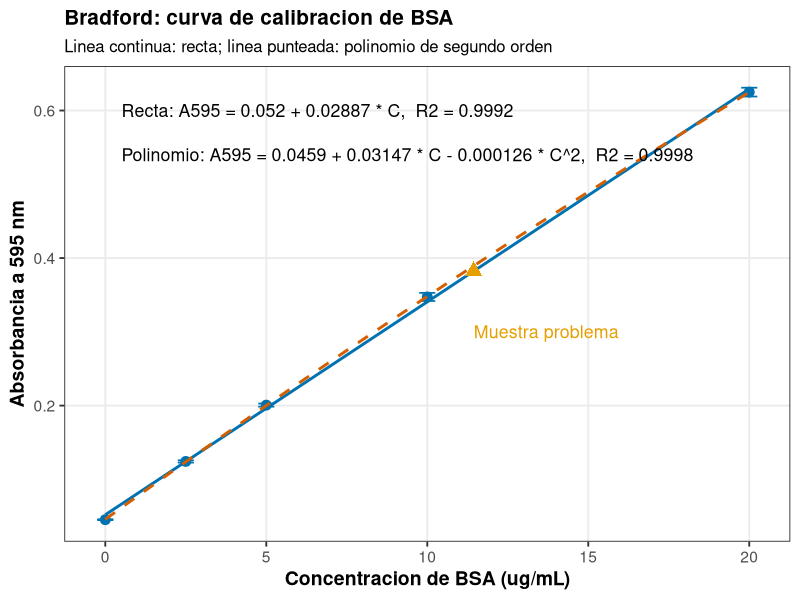
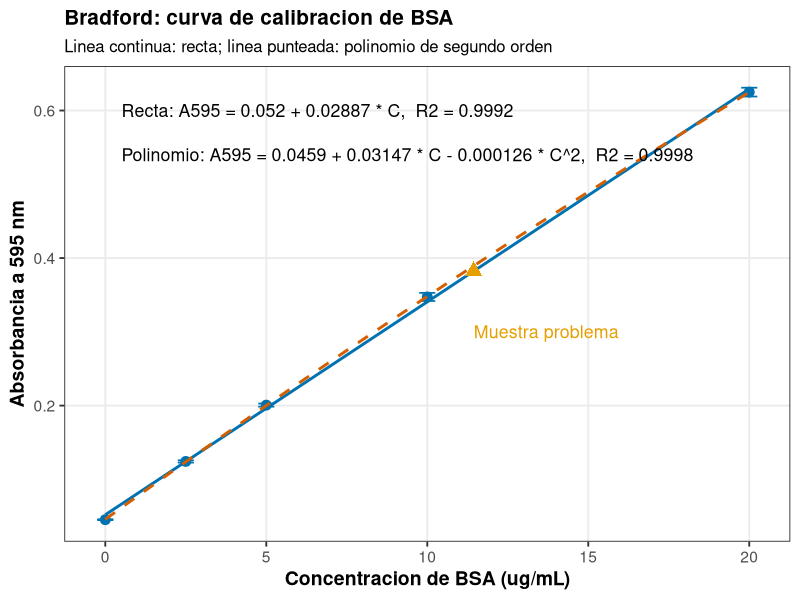

Write the R code that produced these figures, in order.
# ==========================================================================
# P3. Ensayo de Bradford: curva de calibracion de proteina
# ==========================================================================
# Autor: Dr. Jose Juan Torres Martinez
# Docente de Ciencias Quimicas
# Universidad Autonoma de San Luis Potosi (UASLP)
# Mexico
#
# Material academico para estudiantes
# Serie "Bioseparaciones" - Laboratorio, Practica 3. Ensayo de Bradford
#
# Descripcion: Practica 3 del laboratorio: el espectrofotometro del ensayo de Bradford. Aqui se construye la curva de calibracion del ensayo de Bradford con los estandares del manual (BSA 0, 2.5, 5, 10 y 20 ug/mL, por triplicado, absorbancia a 595 nm). Se ajusta una recta y un polinomio de segundo orden, se comparan, y se cuantifica una muestra problema con la recta. Lo que se aprende aqui es como convertir una absorbancia medida en una concentracion de proteina, que es lo que se necesita en casi todas las practicas que siguen.
#
# Objetivos de aprendizaje:
#   - Construir la curva de calibracion con estandares por triplicado.
#   - Comparar el ajuste lineal con el polinomial de segundo orden.
#   - Cuantificar una muestra problema a partir de su absorbancia.

# Datos: datos_bradford.csv (estandares de BSA del manual, absorbancia a 595 nm) y datos_bradford_muestra.csv (muestra problema).
# Desarrollo: llegamos al espectrofotometro con los estandares de BSA ya preparados. Primera parada: resumir la absorbancia por concentracion. Segunda parada: comparar la recta con el polinomio. Tercera parada: cuantificar la muestra problema. En cada parada medimos, calculamos y comentamos que significa el resultado antes de seguir.
# ==========================================================================

library(tidyverse)

# --------------------------------------------------------------------------
# Carpeta de trabajo: la del propio script
# --------------------------------------------------------------------------
# El script resuelve solo la carpeta donde esta guardado y la pone como
# carpeta de trabajo, asi los archivos de datos se leen por su nombre y la
# grafica se guarda en la misma carpeta, sin editar rutas.
# Primero prueba la ruta del documento activo en RStudio o Positron, luego
# la ruta del archivo al correr con Rscript o source(), y si nada de eso
# da una ruta, se queda en la carpeta de trabajo actual.
ruta_script <- NULL
if (requireNamespace("rstudioapi", quietly = TRUE) &&
    rstudioapi::isAvailable()) {
  ruta_script <- tryCatch(
    rstudioapi::getActiveDocumentContext()$path,
    error = function(e) NULL
  )
}
if (is.null(ruta_script) || !nzchar(ruta_script)) {
  ruta_script <- tryCatch(sys.frame(1)$ofile, error = function(e) NULL)
}
# Con Rscript el archivo no deja marco en la pila, asi que su ruta viene
# en los argumentos de la linea de comandos (--file=...).
if (is.null(ruta_script) || !nzchar(ruta_script)) {
  archivo <- grep("--file=", commandArgs(trailingOnly = FALSE), value = TRUE)
  if (length(archivo) > 0) {
    ruta_script <- sub("--file=", "", archivo[1])
  }
}
if (!is.null(ruta_script) && nzchar(ruta_script)) {
  setwd(dirname(normalizePath(ruta_script, mustWork = FALSE)))
}

# Estilo de graficas: tema claro y legible, paleta apta para daltonicos
# (Okabe-Ito) y tamano de fuente base mayor, para que las graficas se
# lean bien en el reporte y en la presentacion.
paleta <- c("#0072B2", "#E69F00", "#009E73", "#CC79A7", "#56B4E9", "#D55E00")
tema <- theme_bw(base_size = 14) +
  theme(
    plot.title = element_text(face = "bold", size = 15),
    plot.subtitle = element_text(size = 12),
    axis.title = element_text(face = "bold"),
    legend.position = "bottom",
    legend.title = element_text(face = "bold"),
    panel.grid.minor = element_blank()
  )

# --------------------------------------------------------------------------
# Protocolo (Manual de Practicas, Practica 3. Ensayo de Bradford)
# --------------------------------------------------------------------------
# Reactivo Bradford (manual): disolver 20 mg de Coomassie Brilliant Blue G-250 en 10 mL de etanol; una vez disuelto parcialmente el colorante, agregar 20 mL de acido fosforico al 85% (w/v) y agitar hasta disolverlo por completo; diluir a 200 mL con agua y almacenar por 3 meses a 4 C protegido de la luz. Antes de usarlo, centrifugar la solucion. El manual tambien pide usar la solucion de colorante a temperatura ambiente y filtrarla antes del ensayo, y trabajar en una placa de microtitulacion limpia.
# Paso 1. Preparar las muestras y los estandares en un volumen de 160 uL, con los estandares cubriendo el rango de 1.25 a 20 ug/mL segun la Tabla 1 del manual (ver la tabla de abajo). Utilizar una placa de microtitulacion limpia.
# Paso 2. Agregar 40 uL del reactivo Bradford (previamente filtrado) y agitar con mucho cuidado con la micropipeta, un microagitador o golpeando suavemente un lado de la placa.
# Paso 3. Incubar 5 min a temperatura ambiente.
# Paso 4. Medir la absorbancia de las muestras y los estandares a 595 nm.
# Paso 5. Disponer las muestras con reactivo Bradford donde indique el instructor.
# Nota del manual: el texto de la practica dice que los estandares cubren de 1.25 a 20 ug/mL, pero su Tabla 1 lista los estandares 0, 2.5, 5, 10 y 20 ug/mL (sin estandar de 1.25 ug/mL). Este repositorio usa la Tabla 1 del manual, como ya se indica en el README.
# Seguridad (manual): revisar la hoja de datos de seguridad (MSDS) del acido fosforico y conocer sus riesgos de manejo y contacto con la piel. El colorante Coomassie G-250 tiene baja estabilidad en solucion y se precipita continuamente: por eso se filtra y se centrifuga antes de usarlo.
# Albumina de suero bovino (pre-laboratorio 2 del manual): peso molecular 66.5 kDa y punto isoelectrico 4.7.
# Base del ensayo (post-laboratorio 5 del manual): el Coomassie G-250 libre absorbe a 465 nm y al unirse a la proteina su maximo se desplaza a 595 nm; la lectura a 595 nm mide la forma unida a la proteina.
# Interferencias (post-laboratorio 3 del manual): el ensayo es casi insensible a las sales, pero muchas sustancias interfieren, entre ellas los detergentes (SDS, Triton) y las bases fuertes; por eso la curva se construye con la misma proteina que se va a medir y con las muestras en el mismo medio.

# Tabla 1 del manual: curva de calibracion. Volumen de muestra mas agua: 160 uL; reactivo Bradford: 40 uL en todos los casos.
tabla_calibracion_manual <- tibble(
  estandar_BSA_0_1_mg_ml_uL = c(0, 0, 0, 4, 4, 4, 8, 8, 8, 16, 16, 16, 32, 32, 32),
  agua_uL = c(160, 160, 160, 156, 156, 156, 152, 152, 152, 144, 144, 144, 128, 128, 128),
  reactivo_bradford_uL = 40,
  BSA_ug = c(0, 0, 0, 0.4, 0.4, 0.4, 0.8, 0.8, 0.8, 1.6, 1.6, 1.6, 3.2, 3.2, 3.2),
  BSA_ug_ml = c(0, 0, 0, 2.5, 2.5, 2.5, 5, 5, 5, 10, 10, 10, 20, 20, 20)
)
print(tabla_calibracion_manual)

# Comprobacion de la Tabla 1: el estandar es de 0.1 mg/mL, es decir
# 0.1 ug/uL. Los ug de BSA salen del volumen pipeteado y la concentracion
# del volumen total de muestra mas agua (160 uL). La tabla del manual
# queda verificada con el calculo.
comprobacion_tabla <- tabla_calibracion_manual %>%
  mutate(
    BSA_ug_calculado = estandar_BSA_0_1_mg_ml_uL * 0.1,
    BSA_ug_ml_calculado = BSA_ug_calculado / 0.160
  )
print(comprobacion_tabla %>%
        select(BSA_ug, BSA_ug_calculado, BSA_ug_ml, BSA_ug_ml_calculado))

# --------------------------------------------------------------------------
# Parada 1. Leer los estandares y resumir por concentracion
# --------------------------------------------------------------------------
# Estamos frente al espectrofotometro a 595 nm. Leemos los estandares por triplicado y resumimos la absorbancia media con su desviacion estandar a cada concentracion.
datos <- read_csv("datos_bradford.csv", show_col_types = FALSE)

resumen <- datos %>%
  group_by(concentracion_ug_ml) %>%
  summarise(
    absorbancia_media = mean(absorbancia_595),
    de = sd(absorbancia_595),
    .groups = "drop"
  )

print(resumen)

# --------------------------------------------------------------------------
# Parada 2. Ajuste lineal y ajuste polinomial de segundo orden
# --------------------------------------------------------------------------
# Seguimos en el espectrofotometro: ajustamos la recta y el polinomio de segundo orden a los mismos datos y comparamos sus R2, para ver hasta donde la respuesta del colorante se mantiene lineal.
ajuste_lineal <- lm(absorbancia_595 ~ concentracion_ug_ml, data = datos)
ajuste_poli <- lm(absorbancia_595 ~ concentracion_ug_ml +
                    I(concentracion_ug_ml^2), data = datos)

print(summary(ajuste_lineal))
print(summary(ajuste_poli))

tabla_r2 <- tibble(
  modelo = c("Lineal", "Polinomial grado 2"),
  r_cuadrado = c(summary(ajuste_lineal)$r.squared,
                 summary(ajuste_poli)$r.squared)
)
print(tabla_r2)

# --------------------------------------------------------------------------
# Parada 3. Cuantificacion de la muestra problema con la recta
# --------------------------------------------------------------------------
# Ahora usamos la recta para cuantificar la muestra problema: su absorbancia medida se convierte en concentracion con la pendiente y la ordenada del ajuste.
muestra <- read_csv("datos_bradford_muestra.csv", show_col_types = FALSE)

muestra <- muestra %>%
  mutate(concentracion_ug_ml =
           (absorbancia_595 - coef(ajuste_lineal)[["(Intercept)"]]) /
           coef(ajuste_lineal)[["concentracion_ug_ml"]])

print(muestra)
print(muestra %>%
        summarise(concentracion_media = mean(concentracion_ug_ml),
                  de = sd(concentracion_ug_ml)))

# --------------------------------------------------------------------------
# Parada 4. Grafica: curva de calibracion
# --------------------------------------------------------------------------
# Graficamos la curva de calibracion: cada punto es la absorbancia media de un estandar con su barra de desviacion; la linea continua es la recta y la linea punteada es el polinomio de segundo orden, con sus ecuaciones y R2 en el texto. La muestra problema aparece marcada con un triangulo.
ecuacion_lineal <- paste0(
  "Recta: A595 = ", round(coef(ajuste_lineal)[["(Intercept)"]], 4),
  " + ", round(coef(ajuste_lineal)[["concentracion_ug_ml"]], 5),
  " * C,  R2 = ", round(summary(ajuste_lineal)$r.squared, 4)
)
ecuacion_poli <- paste0(
  "Polinomio: A595 = ", round(coef(ajuste_poli)[["(Intercept)"]], 4),
  " + ", round(coef(ajuste_poli)[["concentracion_ug_ml"]], 5),
  " * C - ", round(-coef(ajuste_poli)[["I(concentracion_ug_ml^2)"]], 6),
  " * C^2,  R2 = ", round(summary(ajuste_poli)$r.squared, 4)
)
muestra_punto <- muestra %>%
  summarise(concentracion_media = mean(concentracion_ug_ml),
            absorbancia_media = mean(absorbancia_595))
curva <- tibble(concentracion_ug_ml = seq(0, 20, length.out = 100)) %>%
  mutate(
    lineal = predict(ajuste_lineal, newdata = .),
    poli = predict(ajuste_poli, newdata = .)
  )
grafica <- ggplot(
  resumen,
  aes(x = concentracion_ug_ml, y = absorbancia_media)
) +
  geom_errorbar(aes(ymin = absorbancia_media - de,
                    ymax = absorbancia_media + de),
                width = 0.5, linewidth = 0.6, color = paleta[1]) +
  geom_point(size = 3, color = paleta[1]) +
  geom_line(data = curva, aes(x = concentracion_ug_ml, y = lineal),
            color = paleta[1], linewidth = 1) +
  geom_line(data = curva, aes(x = concentracion_ug_ml, y = poli),
            color = paleta[6], linewidth = 1, linetype = "dashed") +
  geom_point(data = muestra_punto,
             aes(x = concentracion_media, y = absorbancia_media),
             color = paleta[2], size = 4, shape = 17) +
  annotate("text", x = 0.5, y = 0.60, label = ecuacion_lineal,
           hjust = 0, size = 4.5) +
  annotate("text", x = 0.5, y = 0.54, label = ecuacion_poli,
           hjust = 0, size = 4.5) +
  annotate("text", x = muestra_punto$concentracion_media, y = 0.30,
           label = "Muestra problema", hjust = 0, size = 4.5,
           color = paleta[2]) +
  labs(
    x = "Concentracion de BSA (ug/mL)",
    y = "Absorbancia a 595 nm",
    title = "Bradford: curva de calibracion de BSA",
    subtitle = "Linea continua: recta; linea punteada: polinomio de segundo orden"
  ) +
  tema

print(grafica)

# --------------------------------------------------------------------------
# 5. Exportar la grafica
# --------------------------------------------------------------------------
# Antes de salir del espectrofotometro guardamos la grafica de la practica.
ggsave("03_bradford.png", grafica,
       width = 18, height = 12, units = "cm", dpi = 300)

# --------------------------------------------------------------------------
# Interpretacion
# --------------------------------------------------------------------------
# Grafica (curva de calibracion de BSA): el eje x es la concentracion de BSA en ug/mL y el eje y es la absorbancia a 595 nm (adimensional); la linea continua es la recta y la linea punteada es el polinomio, con sus ecuaciones y R2 en el texto, y el triangulo es la muestra problema.
# - La absorbancia sube con la concentracion de proteina en todo el intervalo de 0 a 20 ug/mL. Esto significa que el ensayo responde en todo el intervalo del manual, y por eso lo siguiente es usar la curva para cuantificar las muestras de las practicas que siguen.
# - El polinomio de segundo orden ajusta un poco mejor que la recta, porque la respuesta del colorante no es perfectamente lineal. Esto significa que en los extremos del intervalo la recta se desvia un poco, y por eso conviene cuantificar dentro del intervalo donde la recta ajusta bien.

# --------------------------------------------------------------------------
# Que aprendimos
# --------------------------------------------------------------------------
# - La curva de calibracion se construye cada vez que se cuantifica, con la misma proteina que se va a medir.
# - La recta convierte la absorbancia de una muestra en concentracion; el polinomio muestra hasta donde la linealidad alcanza.
# Terminamos la practica en el espectrofotometro: ya sabemos convertir una absorbancia en concentracion de proteina. Seguimos a la siguiente practica: la precipitacion de albumina con sulfato de amonio, donde se aplica la ecuacion de Cohn a la albumina.
